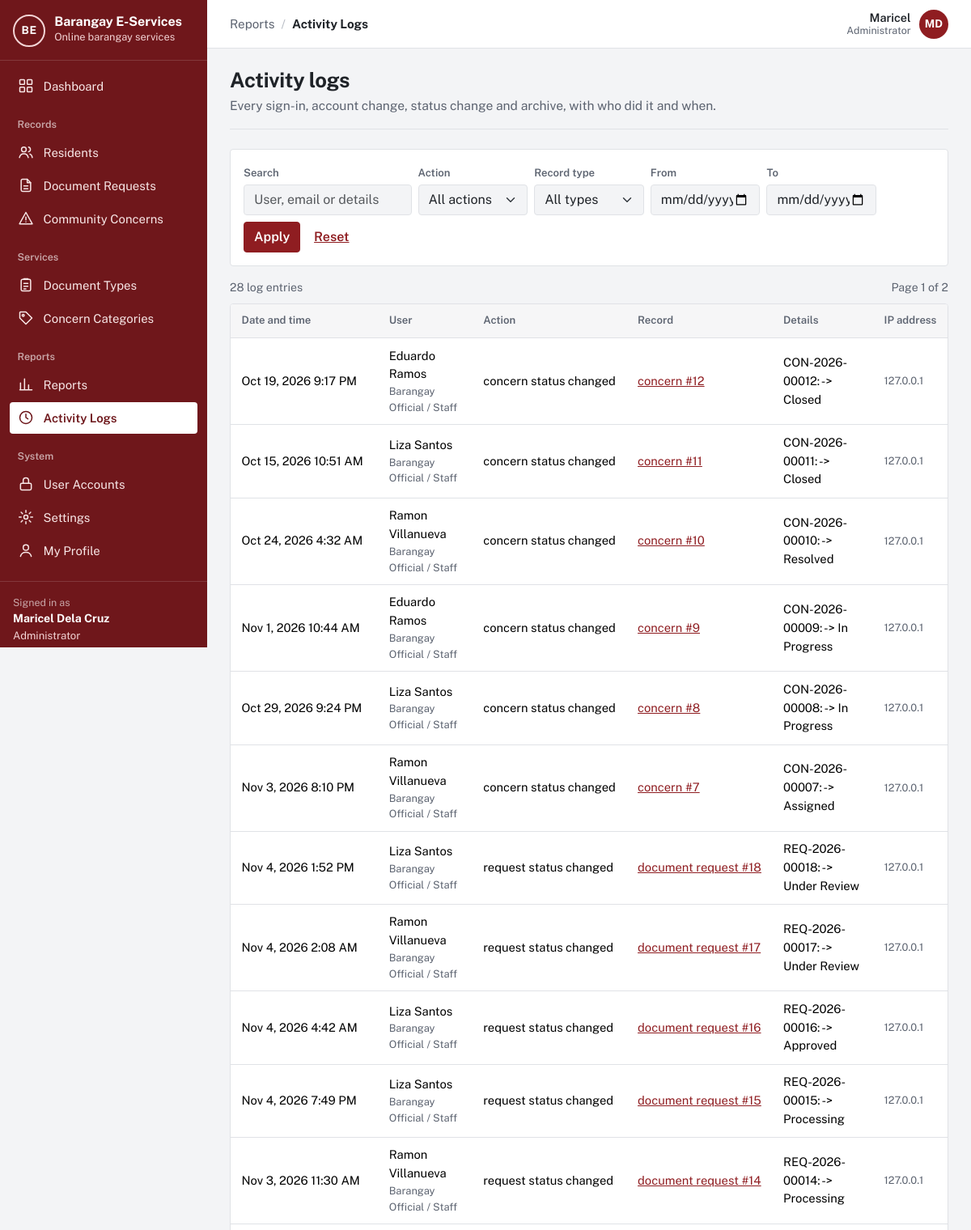
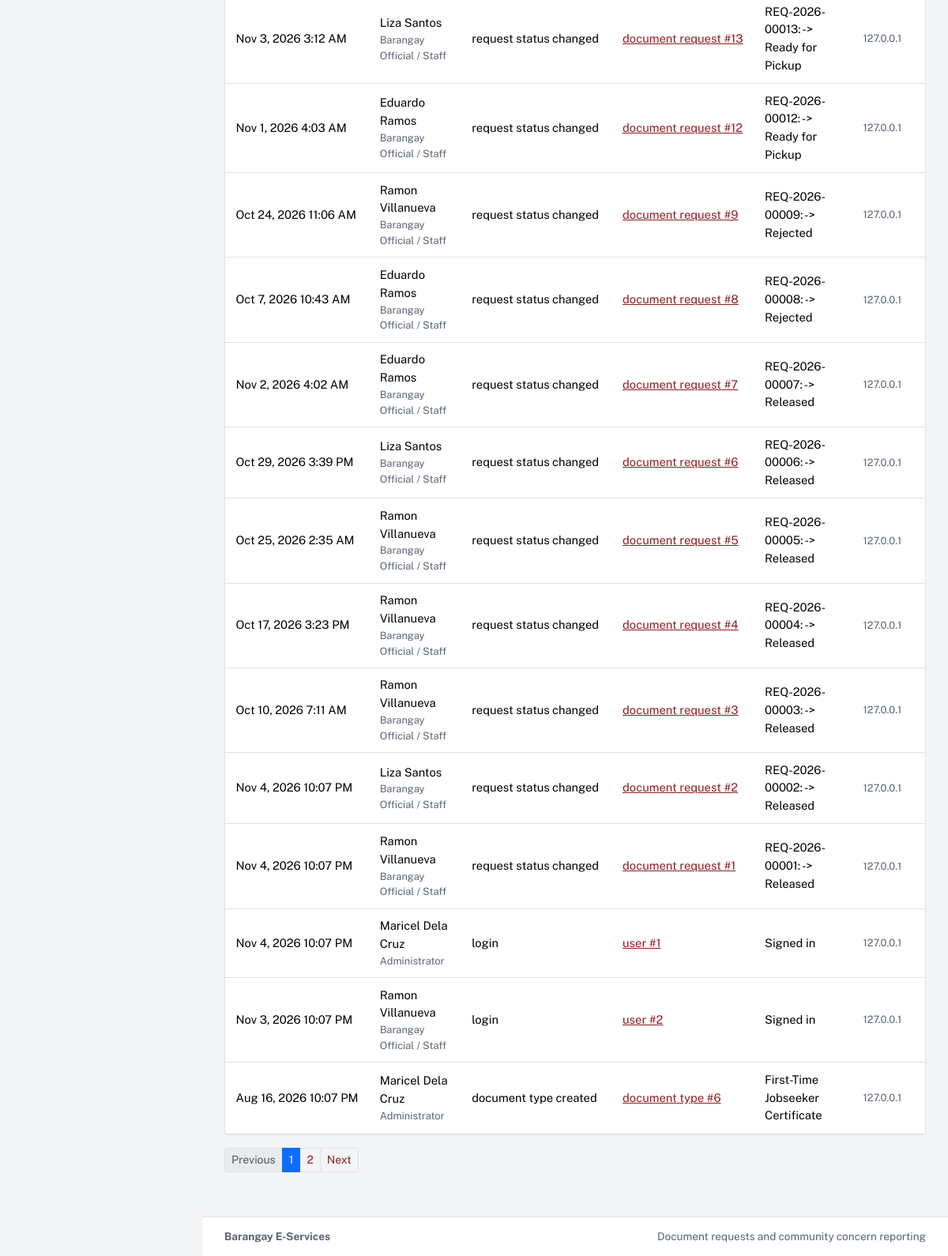
Screenshot of /admin/logs.php (signed in) with the database file from the repository (2 pictures, top to bottom).
### tables this page shows
CREATE TABLE `users` (
  `user_id` int(10) unsigned NOT NULL AUTO_INCREMENT,
  `role_id` tinyint(3) unsigned NOT NULL,
  `purok_id` smallint(5) unsigned DEFAULT NULL,
  `first_name` varchar(60) NOT NULL,
  `last_name` varchar(60) NOT NULL,
  `email` varchar(120) NOT NULL,
  `contact_no` varchar(13) DEFAULT NULL,
  `street_address` varchar(150) DEFAULT NULL,
  `password_hash` varchar(255) NOT NULL,
  `email_verified_at` datetime DEFAULT NULL,
  `is_active` tinyint(1) NOT NULL DEFAULT 1,
  `failed_logins` tinyint(3) unsigned NOT NULL DEFAULT 0,
  `locked_until` datetime DEFAULT NULL,
  `created_at` datetime NOT NULL DEFAULT current_timestamp(),
  `updated_at` datetime NOT NULL DEFAULT current_timestamp() ON UPDATE current_timestamp(),
  PRIMARY KEY (`user_id`),
  UNIQUE KEY `email` (`email`),
  KEY `fk_users_purok` (`purok_id`),
  KEY `idx_users_role` (`role_id`),
  CONSTRAINT `fk_users_purok` FOREIGN KEY (`purok_id`) REFERENCES `puroks` (`purok_id`) ON DELETE SET NULL,
  CONSTRAINT `fk_users_role` FOREIGN KEY (`role_id`) REFERENCES `roles` (`role_id`)
);

CREATE TABLE `roles` (
  `role_id` tinyint(3) unsigned NOT NULL,
  `role_key` varchar(20) NOT NULL,
  `role_name` varchar(50) NOT NULL,
  PRIMARY KEY (`role_id`),
  UNIQUE KEY `role_key` (`role_key`)
);

CREATE TABLE `activity_logs` (
  `log_id` int(10) unsigned NOT NULL AUTO_INCREMENT,
  `user_id` int(10) unsigned DEFAULT NULL,
  `action` varchar(60) NOT NULL,
  `entity_type` varchar(40) DEFAULT NULL,
  `entity_id` int(10) unsigned DEFAULT NULL,
  `details` varchar(500) DEFAULT NULL,
  `ip_address` varchar(45) DEFAULT NULL,
  `created_at` datetime NOT NULL DEFAULT current_timestamp(),
  PRIMARY KEY (`log_id`),
  KEY `fk_log_user` (`user_id`),
  KEY `idx_log_created` (`created_at`),
  KEY `idx_log_action` (`action`),
  CONSTRAINT `fk_log_user` FOREIGN KEY (`user_id`) REFERENCES `users` (`user_id`) ON DELETE SET NULL
);

### app/lib/helpers.php (called while the page is built, shortened)
<?php
function e($value): string
{
    return htmlspecialchars((string) ($value ?? ''), ENT_QUOTES | ENT_SUBSTITUTE, 'UTF-8');
}
function base_path(): string
{
    static $base = null;
    if ($base === null) {
        $script = realpath($_SERVER['SCRIPT_FILENAME'] ?? '') ?: '';
        $root   = realpath(APP_ROOT) ?: APP_ROOT;
        $rel    = str_replace('\\', '/', substr($script, strlen($root)));
        $name   = str_replace('\\', '/', $_SERVER['SCRIPT_NAME'] ?? '');
        $base   = ($rel !== '' && str_ends_with($name, $rel)) ? substr($name, 0, -strlen($rel)) : '';
        $base   = rtrim($base, '/');
    }
    return $base;
}
function url(string $path = ''): string
{
    return base_path() . '/' . ltrim($path, '/');
}
function asset(string $path): string
{
    return url('assets/' . ltrim($path, '/'));
}
function query_param(string $key, string $default = ''): string
{
    $value = $_GET[$key] ?? $default;
    return is_string($value) ? trim($value) : $default;
}
function format_date(?string $datetime, string $format = 'M j, Y'): string
{
    return $datetime ? date($format, strtotime($datetime)) : '—';
}
function format_datetime(?string $datetime): string
{
    return format_date($datetime, 'M j, Y g:i A');
}
function full_name(array $row, string $prefix = ''): string
{
    return trim(($row[$prefix . 'first_name'] ?? '') . ' ' . ($row[$prefix . 'last_name'] ?? ''));
}
function paginate(int $total, int $perPage = 15): array
{
    $page = max(1, (int) ($_GET['page'] ?? 1));
    $totalPages = max(1, (int) ceil($total / $perPage));
    $page = min($page, $totalPages);
    return [$perPage, ($page - 1) * $perPage, $page, $totalPages];
}

### app/lib/auth.php (called while the page is built, shortened)
<?php
function current_user(bool $refresh = false): ?array
{
    static $user = false;
    if ($user !== false && !$refresh) {
        return $user;
    }
    $user = null;
    if (!empty($_SESSION['user_id'])) {
        $user = db_one(
            'SELECT u.user_id, u.first_name, u.last_name, u.email, u.contact_no, u.street_address, u.purok_id,
                    u.email_verified_at, u.is_active, u.created_at, r.role_key, r.role_name
               FROM users u JOIN roles r ON r.role_id = u.role_id
              WHERE u.user_id = ?',
            [(int) $_SESSION['user_id']]
        );
    }
    return $user;
}
function is_verified(?array $user = null): bool
{
    $user = $user ?? current_user();
    return $user !== null && !empty($user['email_verified_at']);
}
function home_path_for_role(?string $role): string
{
    return match ($role) {
        ROLE_ADMIN    => 'admin/dashboard.php',
        ROLE_STAFF    => 'staff/dashboard.php',
        ROLE_RESIDENT => 'resident/dashboard.php',
        default       => 'auth/login.php',
    };
}
function require_login(bool $mustBeVerified = true): array
{
    $user = current_user();
    return $user;
}
function require_role(string ...$roles): array
{
    $user = require_login();
    return $user;
}

### app/lib/db.php (called while the page is built, shortened)
<?php
function db(): mysqli
{
    static $conn = null;
    if ($conn === null) {
        $conn = new mysqli(
            config('db.host'),
            config('db.user'),
            config('db.password'),
            config('db.name'),
            (int) config('db.port', 3306)
        );
        $conn->set_charset('utf8mb4');
        $conn->query("SET time_zone = '+08:00'");
    }
    return $conn;
}
function db_query(string $sql, array $params = []): mysqli_stmt
{
    $stmt = db()->prepare($sql);
    if ($params) {
        $types = '';
        foreach ($params as $p) {
            $types .= is_int($p) ? 'i' : (is_float($p) ? 'd' : 's');
        }
        $stmt->bind_param($types, ...array_values($params));
    }
    $stmt->execute();
    return $stmt;
}
function db_all(string $sql, array $params = []): array
{
    $result = db_query($sql, $params)->get_result();
    return $result ? $result->fetch_all(MYSQLI_ASSOC) : [];
}
function db_one(string $sql, array $params = []): ?array
{
    $result = db_query($sql, $params)->get_result();
    $row = $result ? $result->fetch_assoc() : null;
    return $row ?: null;
}
function db_value(string $sql, array $params = [])
{
    $row = db_one($sql, $params);
    return $row ? reset($row) : null;
}

### admin/logs.php (the view, shortened to what this page needs)
<?php
require __DIR__ . '/../app/bootstrap.php';
$admin = require_role(ROLE_ADMIN);
$actions = array_column(db_all('SELECT DISTINCT action FROM activity_logs ORDER BY action'), 'action');
$entities = array_column(db_all('SELECT DISTINCT entity_type FROM activity_logs WHERE entity_type IS NOT NULL ORDER BY entity_type'), 'entity_type');
$f = [
    'q'      => query_param('q'),
    'action' => in_array(query_param('action'), $actions, true) ? query_param('action') : '',
    'entity' => in_array(query_param('entity'), $entities, true) ? query_param('entity') : '',
    'from'   => preg_match('/^\d{4}-\d{2}-\d{2}$/', query_param('from')) ? query_param('from') : '',
    'to'     => preg_match('/^\d{4}-\d{2}-\d{2}$/', query_param('to')) ? query_param('to') : '',
];
$where = [];
$params = [];
$whereSql = $where ? 'WHERE ' . implode(' AND ', $where) : '';
$from = "FROM activity_logs l LEFT JOIN users u ON u.user_id = l.user_id LEFT JOIN roles r ON r.role_id = u.role_id $whereSql";
$total = (int) db_value("SELECT COUNT(*) $from", $params);
[$limit, $offset, $page, $pages] = paginate($total, 25);
$rows = db_all(
    "SELECT l.*, u.first_name, u.last_name, u.email, r.role_name $from ORDER BY l.log_id DESC LIMIT ? OFFSET ?",
    array_merge($params, [$limit, $offset])
);
function record_link(?string $type, ?int $id): string
{
    $path = match ($type) {
        'document_request' => 'request.php?id=',
        'concern'          => 'concern.php?id=',
        'user'             => 'admin/user-form.php?id=',
        'document_type'    => 'admin/document-type-form.php?id=',
        'concern_category' => 'admin/categories.php?edit=',
        default            => null,
    };
    $label = e(str_replace('_', ' ', $type) . ' #' . $id);
    return $path ? '<a href="' . e(url($path . $id)) . '">' . $label . '</a>' : $label;
}
$activeNav = 'logs';
require APP_ROOT . '/app/views/header.php';
?>
<div class="page-head"><div><h1>Activity logs</h1><p>Every sign-in, account change, status change and archive, with who did it and when.</p></div></div>
<form class="filters" method="get" role="search">
  <div class="row g-2 align-items-end">
    <div class="col-md-3"><label class="form-label" for="q">Search</label><input class="form-control" id="q" name="q" value="<?= e($f['q']) ?>" placeholder="User, email or details"></div>
    <div class="col-6 col-md-2"><label class="form-label" for="action">Action</label>
      <select class="form-select" id="action" name="action"><option value="">All actions</option>
        <?php foreach ($actions as $a): ?><option value="<?= e($a) ?>" <?= $f['action'] === $a ? 'selected' : '' ?>><?= e(str_replace('_', ' ', $a)) ?></option><?php endforeach; ?></select></div>
    <div class="col-6 col-md-2"><label class="form-label" for="entity">Record type</label>
      <select class="form-select" id="entity" name="entity"><option value="">All types</option>
        <?php foreach ($entities as $en): ?><option value="<?= e($en) ?>" <?= $f['entity'] === $en ? 'selected' : '' ?>><?= e(str_replace('_', ' ', $en)) ?></option><?php endforeach; ?></select></div>
    <div class="col-6 col-md-2"><label class="form-label" for="from">From</label><input type="date" class="form-control" id="from" name="from" value="<?= e($f['from']) ?>"></div>
    <div class="col-6 col-md-2"><label class="form-label" for="to">To</label><input type="date" class="form-control" id="to" name="to" value="<?= e($f['to']) ?>"></div>
    <div class="col-auto"><button class="btn btn-primary" type="submit">Apply</button> <a class="btn btn-link" href="<?= e(url('admin/logs.php')) ?>">Reset</a></div>
  </div>
</form>
<div class="result-meta"><span><?= $total ?> log entries</span><?php if ($pages > 1): ?><span>Page <?= $page ?> of <?= $pages ?></span><?php endif; ?></div>
<div class="table-wrap">
  <?php if (!$rows): ?><div class="empty"><p>No log entries match these filters.</p></div><?php else: ?>
  <table class="table">
    <thead><tr><th scope="col">Date and time</th><th scope="col">User</th><th scope="col">Action</th><th scope="col">Record</th><th scope="col">Details</th><th scope="col">IP address</th></tr></thead>
    <tbody>
    <?php foreach ($rows as $l): ?>
      <tr>
        <td class="nowrap"><?= e(format_datetime($l['created_at'])) ?></td>
        <td><?php if ($l['first_name']): ?><?= e(full_name($l)) ?><div class="small text-muted"><?= e($l['role_name']) ?></div><?php else: ?><span class="text-muted">Guest</span><?php endif; ?></td>
        <td class="nowrap"><?= e(str_replace('_', ' ', $l['action'])) ?></td>
        <td class="nowrap"><?= record_link($l['entity_type'], $l['entity_id'] !== null ? (int) $l['entity_id'] : null) ?></td>
        <td><?= e($l['details']) ?></td>
        <td class="small text-muted"><?= e($l['ip_address']) ?></td>
      </tr>
    <?php endforeach; ?>
    </tbody>
  </table>
  <?php endif; ?>
</div>
<?php require APP_ROOT . '/app/views/pagination.php'; ?>
<?php require APP_ROOT . '/app/views/footer.php'; ?>

### app/views/header.php (shortened to what this page needs)
<?php
$user = current_user();
$role = $user['role_key'] ?? null;
$verified = $user && is_verified($user);
$activeNav = $activeNav ?? '';
$appLayout = $user && $verified;
$groups = [];
if ($appLayout && $role === ROLE_ADMIN) {
    $groups = [
        '' => ['dashboard' => ['admin/dashboard.php', 'Dashboard', 'dashboard']],
        'Records' => [
            'residents' => ['residents.php', 'Residents', 'residents'],
            'requests'  => ['requests.php', 'Document Requests', 'document'],
            'concerns'  => ['concerns.php', 'Community Concerns', 'concern'],
        ],
        'Services' => [
            'doctypes'   => ['admin/document-types.php', 'Document Types', 'services'],
            'categories' => ['admin/categories.php', 'Concern Categories', 'category'],
        ],
        'Reports' => [
            'reports' => ['reports.php', 'Reports', 'reports'],
            'logs'    => ['admin/logs.php', 'Activity Logs', 'logs'],
        ],
        'System' => [
            'users'    => ['admin/users.php', 'User Accounts', 'accounts'],
            'settings' => ['admin/settings.php', 'Settings', 'settings'],
            'profile'  => ['profile.php', 'My Profile', 'profile'],
        ],
    ];
}
$crumbGroup = '';
$crumbItem = $pageTitle ?? '';
foreach ($groups as $label => $items) {
    if (isset($items[$activeNav])) {
        $crumbGroup = $label;
        $crumbItem = $items[$activeNav][1];
    }
}
?><!doctype html>
<html lang="en">
<head>
  <link rel="stylesheet" href="<?= e(asset('vendor/bootstrap/bootstrap.min.css')) ?>">
  <link rel="stylesheet" href="<?= e(asset('css/app.css')) ?>">
</head>
<body class="<?= $appLayout ? 'app-body' : 'public-body' ?>">
<?php if ($appLayout): ?>
<div class="app-shell">
  <aside class="sidebar offcanvas-lg offcanvas-start" id="sidebar" tabindex="-1" aria-label="Main navigation">
    <div class="sidebar-brand">
      <a class="brand" href="<?= e(url(home_path_for_role($role))) ?>">
        <?= render_app_mark() ?>
        <span class="brand-text">
          <span class="brand-name"><?= e(app_name()) ?></span>
          <span class="brand-sub">Online barangay services</span>
        </span>
      </a>
    </div>
    <nav class="sidebar-nav">
      <?php foreach ($groups as $label => $items): ?>
        <?php if ($label !== ''): ?><div class="sidebar-heading"><?= e($label) ?></div><?php endif; ?>
        <ul class="sidebar-list">
          <?php foreach ($items as $key => [$path, $itemLabel, $iconName]): ?>
            <li>
              <a class="sidebar-link<?= $key === $activeNav ? ' active' : '' ?>" <?= $key === $activeNav ? 'aria-current="page"' : '' ?> href="<?= e(url($path)) ?>">
                <?= icon($iconName) ?><span><?= e($itemLabel) ?></span>
              </a>
            </li>
          <?php endforeach; ?>
        </ul>
      <?php endforeach; ?>
    </nav>
    <div class="sidebar-user">
      <div class="sidebar-user-label">Signed in as</div>
      <div class="sidebar-user-name"><?= e(full_name($user)) ?></div>
      <div class="sidebar-user-role"><?= e($user['role_name']) ?></div>
      <form method="post" action="<?= e(url('auth/logout.php')) ?>">
      </form>
    </div>
  </aside>
  <div class="app-main">
    <header class="topbar">
      <nav class="topbar-crumb" aria-label="You are here">
        <?php if ($crumbGroup !== ''): ?><span class="crumb-group"><?= e($crumbGroup) ?></span><span class="crumb-sep" aria-hidden="true">/</span><?php endif; ?>
        <span class="crumb-item"><?= e($crumbItem) ?></span>
      </nav>
      <div class="topbar-user">
        <span class="topbar-user-text"><span class="topbar-user-name"><?= e($user['first_name']) ?></span><span class="topbar-user-role"><?= e($user['role_name']) ?></span></span>
        <a class="avatar" href="<?= e(url('profile.php')) ?>" title="My profile" aria-label="My profile"><?= e(mb_strtoupper(mb_substr($user['first_name'], 0, 1) . mb_substr($user['last_name'], 0, 1))) ?></a>
      </div>
    </header>
    <main id="main" class="page">
<?php endif; ?>

### rows the page displays
users: full_name($user) "Maricel Dela Cruz", role.role_name "Administrator", first_name "Maricel", first_name+last_name "MD"
activity_logs: created_at "Oct 19, 2026 9:17 PM", user.last_name "Eduardo Ramos", roles.role_name "Barangay Official / Staff", action "concern status changed", entity "concern #12", details "CON-2026-00012: -> Closed", ip_address "127.0.0.1"
activity_logs: created_at "Oct 15, 2026 10:51 AM", user.last_name "Liza Santos", roles.role_name "Barangay Official / Staff", action "concern status changed", entity "concern #11", details "CON-2026-00011: -> Closed", ip_address "127.0.0.1"
activity_logs: created_at "Oct 24, 2026 4:32 AM", user.last_name "Ramon Villanueva", roles.role_name "Barangay Official / Staff", action "concern status changed", entity "concern #10", details "CON-2026-00010: -> Resolved", ip_address "127.0.0.1"
activity_logs: created_at "Nov 1, 2026 10:44 AM", user.last_name "Eduardo Ramos", roles.role_name "Barangay Official / Staff", action "concern status changed", entity "concern #9", details "CON-2026-00009: -> In Progress", ip_address "127.0.0.1"
activity_logs: created_at "Oct 29, 2026 9:24 PM", user.last_name "Liza Santos", roles.role_name "Barangay Official / Staff", action "concern status changed", entity "concern #8", details "CON-2026-00008: -> In Progress", ip_address "127.0.0.1"
activity_logs: created_at "Nov 3, 2026 8:10 PM", user.last_name "Ramon Villanueva", roles.role_name "Barangay Official / Staff", action "concern status changed", entity "concern #7", details "CON-2026-00007: -> Assigned", ip_address "127.0.0.1"
activity_logs: created_at "Nov 4, 2026 1:52 PM", user.last_name "Liza Santos", roles.role_name "Barangay Official / Staff", action "request status changed", entity "document request #18", details "REQ-2026-00018: -> Under Review", ip_address "127.0.0.1"
activity_logs: created_at "Nov 4, 2026 2:08 AM", user.last_name "Ramon Villanueva", roles.role_name "Barangay Official / Staff", action "request status changed", entity "document request #17", details "REQ-2026-00017: -> Under Review", ip_address "127.0.0.1"
activity_logs: created_at "Nov 4, 2026 4:42 AM", user.last_name "Liza Santos", roles.role_name "Barangay Official / Staff", action "request status changed", entity "document request #16", details "REQ-2026-00016: -> Approved", ip_address "127.0.0.1"
activity_logs: created_at "Nov 4, 2026 7:49 PM", user.last_name "Liza Santos", roles.role_name "Barangay Official / Staff", action "request status changed", entity "document request #15", details "REQ-2026-00015: -> Processing", ip_address "127.0.0.1"
activity_logs: created_at "Nov 3, 2026 11:30 AM", user.last_name "Ramon Villanueva", roles.role_name "Barangay Official / Staff", action "request status changed", entity "document request #14", details "REQ-2026-00014: -> Processing", ip_address "127.0.0.1"
activity_logs: created_at "Nov 3, 2026 3:12 AM", user.last_name "Liza Santos", roles.role_name "Barangay Official / Staff", action "request status changed", entity "document request #13", details "REQ-2026-00013: -> Ready for Pickup", ip_address "127.0.0.1"
activity_logs: created_at "Nov 1, 2026 4:03 AM", user.last_name "Eduardo Ramos", roles.role_name "Barangay Official / Staff", action "request status changed", entity "document request #12", details "REQ-2026-00012: -> Ready for Pickup", ip_address "127.0.0.1"
activity_logs: created_at "Oct 24, 2026 11:06 AM", user.last_name "Ramon Villanueva", roles.role_name "Barangay Official / Staff", action "request status changed", entity "document request #9", details "REQ-2026-00009: -> Rejected", ip_address "127.0.0.1"
activity_logs: created_at "Oct 7, 2026 10:43 AM", user.last_name "Eduardo Ramos", roles.role_name "Barangay Official / Staff", action "request status changed", entity "document request #8", details "REQ-2026-00008: -> Rejected", ip_address "127.0.0.1"
activity_logs: created_at "Nov 2, 2026 4:02 AM", user.last_name "Eduardo Ramos", roles.role_name "Barangay Official / Staff", action "request status changed", entity "document request #7", details "REQ-2026-00007: -> Released", ip_address "127.0.0.1"
activity_logs: created_at "Oct 29, 2026 3:39 PM", user.last_name "Liza Santos", roles.role_name "Barangay Official / Staff", action "request status changed", entity "document request #6", details "REQ-2026-00006: -> Released", ip_address "127.0.0.1"
activity_logs: created_at "Oct 25, 2026 2:35 AM", user.last_name "Ramon Villanueva", roles.role_name "Barangay Official / Staff", action "request status changed", entity "document request #5", details "REQ-2026-00005: -> Released", ip_address "127.0.0.1"
activity_logs: created_at "Oct 17, 2026 3:23 PM", user.last_name "Ramon Villanueva", roles.role_name "Barangay Official / Staff", action "request status changed", entity "document request #4", details "REQ-2026-00004: -> Released", ip_address "127.0.0.1"
activity_logs: created_at "Oct 10, 2026 7:11 AM", user.last_name "Ramon Villanueva", roles.role_name "Barangay Official / Staff", action "request status changed", entity "document request #3", details "REQ-2026-00003: -> Released", ip_address "127.0.0.1"
activity_logs: created_at "Nov 4, 2026 10:07 PM", user.last_name "Liza Santos", roles.role_name "Barangay Official / Staff", action "request status changed", entity "document request #2", details "REQ-2026-00002: -> Released", ip_address "127.0.0.1"
activity_logs: created_at "Nov 4, 2026 10:07 PM", user.last_name "Ramon Villanueva", roles.role_name "Barangay Official / Staff", action "request status changed", entity "document request #1", details "REQ-2026-00001: -> Released", ip_address "127.0.0.1"
activity_logs: created_at "Nov 4, 2026 10:07 PM", user.last_name "Maricel Dela Cruz", roles.role_name "Administrator", action "login", entity "user #1", details "Signed in", ip_address "127.0.0.1"
activity_logs: created_at "Nov 3, 2026 10:07 PM", user.last_name "Ramon Villanueva", roles.role_name "Barangay Official / Staff", action "login", entity "user #2", details "Signed in", ip_address "127.0.0.1"
activity_logs: created_at "Aug 16, 2026 10:07 PM", user.last_name "Maricel Dela Cruz", roles.role_name "Administrator", action "document type created", entity "document type #6", details "First-Time Jobseeker Certificate", ip_address "127.0.0.1"

### other values shown
app_name() "Barangay E-Services"
$itemLabel "Dashboard"
$label "Records"
$itemLabel "Residents"
$itemLabel "Document Requests"
$itemLabel "Community Concerns"
$label "Services"
$itemLabel "Document Types"
$itemLabel "Concern Categories"
$label "Reports"
$itemLabel "Reports"
$itemLabel "Activity Logs"
$label "System"
$itemLabel "User Accounts"
$itemLabel "Settings"
